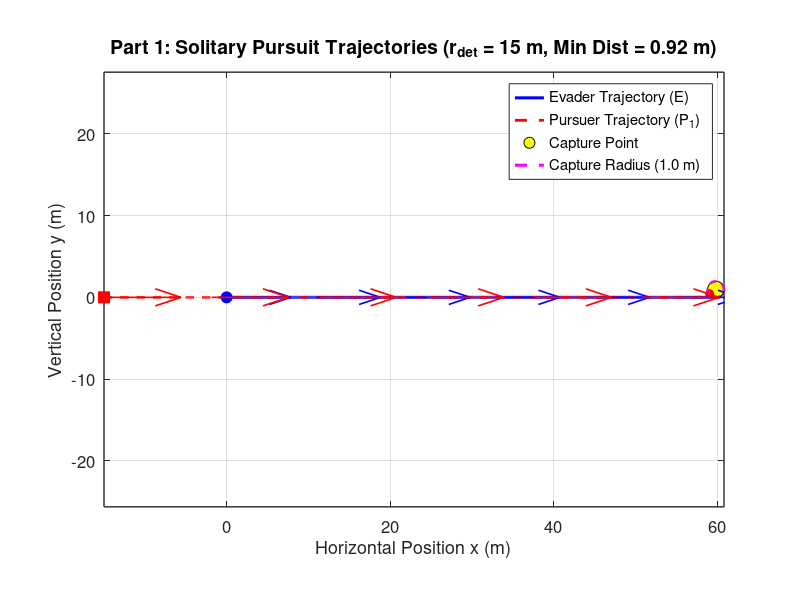
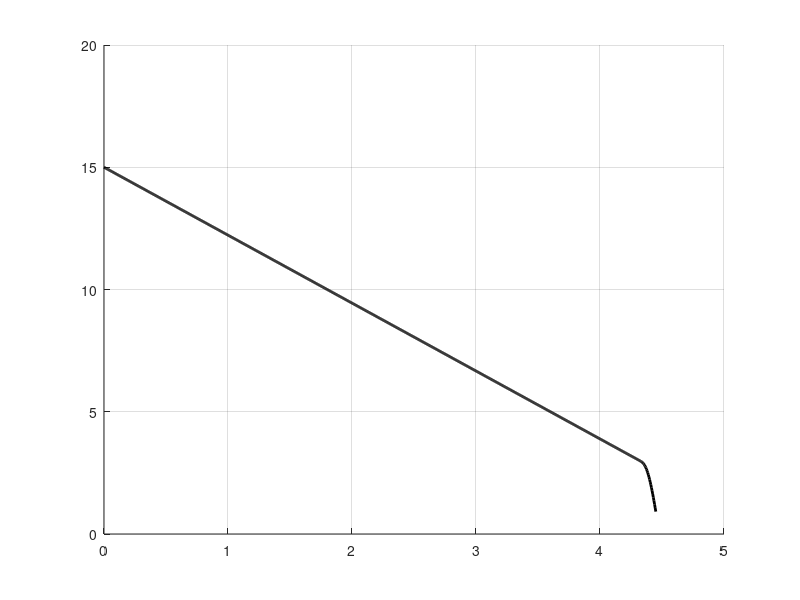

Here is the MATLAB script that generated these plots, in order: (Note: this script raises an error after producing the figures.)
% solitary_pursuit.m
% Part 1: Solitary Hunting Mechanics (Pure Pursuit vs. Evasive Jinking)
clear; clc; close all;

%% 1. Model Parameters
v_p = 60 / 3.6;          % Pursuer speed (16.67 m/s)
v_e = 50 / 3.6;          % Evader speed (13.89 m/s)
R_p = 1.5;               % Pursuer min turning radius (m)
R_e = 0.5;               % Evader min turning radius (m)

w_p_max = v_p / R_p;     % Max angular velocity of pursuer (11.11 rad/s)
w_e_max = v_e / R_e;     % Max angular velocity of evader (27.78 rad/s)

l_cap = 1.0;             % Capture radius (m)
r_det = 25.0;            % Initial detection distance (m) [15, 50]
r_jink = 3.0;            % Critical distance where prey triggers jink (m)
T_max = 15.0;            % Raptor stamina limit (s)
dt = 0.005;              % Time step (s)
N = round(T_max / dt);
start_distances = [15, 20, 25, 30, 35];
start_angles = deg2rad([0, 15, -15, 30, -30]);
plot_folder = fullfile(pwd, 'strategy_1_plots');
if ~exist(plot_folder, 'dir')
    mkdir(plot_folder);
end

for scenario = 1:5
r_det = start_distances(scenario);
%% 2. Initial Conditions (t = 0)
alpha_1 = start_angles(scenario);

% Preallocate state arrays
x_E = zeros(1, N); y_E = zeros(1, N); theta_E = zeros(1, N);
x_P = zeros(1, N); y_P = zeros(1, N); theta_P = zeros(1, N);
dist_P = zeros(1, N);
t_vec = (0:N-1) * dt;

% Set t = 0 values
x_E(1) = 0; y_E(1) = 0; theta_E(1) = 0;
x_P(1) = -r_det * cos(alpha_1);
y_P(1) =  r_det * sin(alpha_1);
theta_P(1) = 0;

captured = false;
end_idx = N;

%% 3. Time-Stepping Simulation Loop (Forward Euler)
for k = 1:N-1
    dist_P(k) = hypot(x_E(k) - x_P(k), y_E(k) - y_P(k));
    
    if dist_P(k) <= l_cap
        captured = true;
        end_idx = k;
        break;
    end
    
    % --- Pursuer Control (Pure Pursuit) ---
    theta_LOS = atan2(y_E(k) - y_P(k), x_E(k) - x_P(k));
    dtheta_P = atan2(sin(theta_LOS - theta_P(k)), cos(theta_LOS - theta_P(k)));
    if abs(dtheta_P) <= w_p_max * dt
        w_P = dtheta_P / dt;
    else
        w_P = w_p_max * sign(dtheta_P);
    end
    
    % --- Evader Control (Straight Flight + Break Turn Jink) ---
    if dist_P(k) <= r_jink
        w_E = w_e_max; 
    else
        theta_flee = atan2(y_E(k) - y_P(k), x_E(k) - x_P(k));
        dtheta_E = atan2(sin(theta_flee - theta_E(k)), cos(theta_flee - theta_E(k)));
        if abs(dtheta_E) <= w_e_max * dt
            w_E = dtheta_E / dt;
        else
            w_E = w_e_max * sign(dtheta_E);
        end
    end
    
    % --- Euler Kinematic Updates ---
    x_P(k+1) = x_P(k) + v_p * cos(theta_P(k)) * dt;
    y_P(k+1) = y_P(k) + v_p * sin(theta_P(k)) * dt;
    theta_P(k+1) = theta_P(k) + w_P * dt;
    
    x_E(k+1) = x_E(k) + v_e * cos(theta_E(k)) * dt;
    y_E(k+1) = y_E(k) + v_e * sin(theta_E(k)) * dt;
    theta_E(k+1) = theta_E(k) + w_E * dt;
end

dist_P(end_idx) = hypot(x_E(end_idx) - x_P(end_idx), y_E(end_idx) - y_P(end_idx));

%% 4. Figure 1: Combined 2D Trajectory Plot (All Players on Same Axis)
figure('Color', 'w', 'Position', [80, 80, 1050, 700]);
hold on; grid on; axis equal;

% Plot trajectories
plot(x_E(1:end_idx), y_E(1:end_idx), 'b-', 'LineWidth', 2.2, 'DisplayName', 'Evader Trajectory (E)');
plot(x_P(1:end_idx), y_P(1:end_idx), 'r--', 'LineWidth', 2.0, 'DisplayName', 'Pursuer Trajectory (P_1)');

% Plot Start Positions (t = 0)
plot(x_E(1), y_E(1), 'bo', 'MarkerSize', 8, 'MarkerFaceColor', 'b', 'HandleVisibility', 'off');
plot(x_P(1), y_P(1), 'rs', 'MarkerSize', 8, 'MarkerFaceColor', 'r', 'HandleVisibility', 'off');

% Plot End Positions (t = T_final)
plot(x_E(end_idx), y_E(end_idx), 'ko', 'MarkerSize', 12, ...
    'MarkerFaceColor', 'y', 'DisplayName', 'Capture Point');
plot(x_P(end_idx), y_P(end_idx), 'ro', 'MarkerSize', 6, ...
    'MarkerFaceColor', 'r', 'HandleVisibility', 'off');

% Plot Capture Radius Circle around Evader's Final Position
th_circ = linspace(0, 2*pi, 100);
plot(x_E(end_idx) + l_cap*cos(th_circ), y_E(end_idx) + l_cap*sin(th_circ), ...
    'm--', 'LineWidth', 2.2, 'DisplayName', 'Capture Radius (1.0 m)');

% Plot Heading Arrows along the Path
arrow_end = max(1, end_idx - round(0.5 / dt));
if arrow_end > 1
    idx_arrows = round(linspace(1, arrow_end, 6));
    quiver(x_E(idx_arrows), y_E(idx_arrows), cos(theta_E(idx_arrows)), sin(theta_E(idx_arrows)), ...
        0.35, 'b', 'LineWidth', 1.2, 'HandleVisibility', 'off');
    quiver(x_P(idx_arrows), y_P(idx_arrows), cos(theta_P(idx_arrows)), sin(theta_P(idx_arrows)), ...
        0.35, 'r', 'LineWidth', 1.2, 'HandleVisibility', 'off');
end

set(gca, 'FontSize', 12, 'LineWidth', 1.0, 'Box', 'on');
xlabel('Horizontal Position x (m)', 'FontSize', 13);
ylabel('Vertical Position y (m)', 'FontSize', 13);
title(sprintf('Part 1: Solitary Pursuit Trajectories (r_{det} = %.0f m, Min Dist = %.2f m)', ...
    r_det, min(dist_P(1:end_idx))), 'FontSize', 14);
legend('Location', 'best');
exportgraphics(gcf, fullfile(plot_folder, sprintf('scenario_%d_trajectory.png', scenario)), 'Resolution', 200);

%% 5. Figure 2: Separation Distance Plot
figure('Color', 'w', 'Position', [180, 120, 850, 550]);
hold on; grid on;
plot(t_vec(1:end_idx), dist_P(1:end_idx), 'k-', 'LineWidth', 2.0);
yline(l_cap, 'r--', 'Capture Threshold (l = 1.0 m)', 'LineWidth', 1.5);
yline(r_jink, 'b:', 'Jink Trigger (r_{jink} = 3.0 m)', 'LineWidth', 1.5);
set(gca, 'FontSize', 12, 'LineWidth', 1.0, 'Box', 'on');
xlabel('Time t (s)', 'FontSize', 13);
ylabel('Separation Distance d_1(t) (m)', 'FontSize', 13);
title('Part 1: Predator-Prey Separation Distance vs. Time', 'FontSize', 14);
exportgraphics(gcf, fullfile(plot_folder, sprintf('scenario_%d_separation.png', scenario)), 'Resolution', 200);
close all;
end
